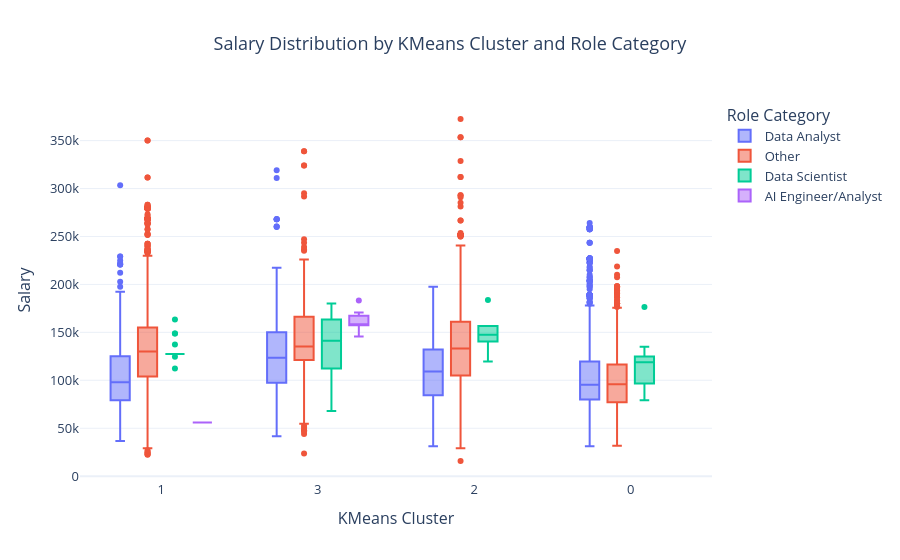

The notebook cell saved with this chart:
### Code cell
import plotly.express as px

plot_df = df_clustered.select(
    "prediction",
    "SALARY",
    "ROLE_CATEGORY"
).toPandas()

plot_df["prediction"] = plot_df["prediction"].astype(str)

fig = px.box(
    plot_df,
    x="prediction",
    y="SALARY",
    color="ROLE_CATEGORY",
    title="Salary Distribution by KMeans Cluster and Role Category",
    labels={
        "prediction": "KMeans Cluster",
        "SALARY": "Salary",
        "ROLE_CATEGORY": "Role Category"
    },
    template="plotly_white"
)

fig.update_layout(
    title_x=0.5,
    font=dict(size=13),
    boxmode="group"
)

fig.show()

### Figure 1 — Plotly figure (JSON) as saved in the notebook; plotly's stock layout.template omitted (floating-point values rounded to 4 significant figures; data arrays with more than 128 entries replaced by an {"elided": "..."} marker saying what was removed)
{"data": [{"alignmentgroup": "True", "hovertemplate": "Role Category=Data Analyst<br>KMeans Cluster=%{x}<br>Salary=%{y}<extra></extra>", "legendgroup": "Data Analyst", "marker": {"color": "#636efa"}, "name": "Data Analyst", "notched": false, "offsetgroup": "Data Analyst", "orientation": "v", "showlegend": true, "type": "box", "x": {"elided": "5683 str values"}, "x0": " ", "xaxis": "x", "y": {"elided": "5683 int values"}, "y0": " ", "yaxis": "y"}, {"alignmentgroup": "True", "hovertemplate": "Role Category=Other<br>KMeans Cluster=%{x}<br>Salary=%{y}<extra></extra>", "legendgroup": "Other", "marker": {"color": "#EF553B"}, "name": "Other", "notched": false, "offsetgroup": "Other", "orientation": "v", "showlegend": true, "type": "box", "x": {"elided": "11062 str values"}, "x0": " ", "xaxis": "x", "y": {"elided": "11062 int values"}, "y0": " ", "yaxis": "y"}, {"alignmentgroup": "True", "hovertemplate": "Role Category=Data Scientist<br>KMeans Cluster=%{x}<br>Salary=%{y}<extra></extra>", "legendgroup": "Data Scientist", "marker": {"color": "#00cc96"}, "name": "Data Scientist", "notched": false, "offsetgroup": "Data Scientist", "orientation": "v", "showlegend": true, "type": "box", "x": ["2", "3", "3", "1", "1", "1", "3", "3", "3", "0", "3", "3", "3", "3", "3", "1", "1", "1", "1", "3", "3", "3", "1", "0", "0", "1", "3", "1", "3", "1", "0", "1", "1", "1", "0", "0", "3", "3", "0", "2", "1", "1", "3", "1", "3", "0", "3", "2", "3", "1", "3", "3", "3", "3", "0", "1", "1", "3", "1", "1", "3", "1", "1", "1", "1", "1", "1", "0", "3", "3", "0", "3", "1", "1", "2", "0", "0", "1", "1", "1", "3", "2", "1", "1", "1", "0", "3"], "x0": " ", "xaxis": "x", "y": [147550, 173929, 114550, 127550, 127550, 127550, 173929, 82000, 153300, 96720, 91750, 173554, 180000, 147550, 173929, 127550, 127550, 127550, 127550, 173929, 79925, 173929, 127550, 118900, 135000, 127550, 135000, 124475, 147550, 127550, 135000, 127550, 127550, 127550, 124800, 120000, 173929, 147550, 87350, 147550, 127550, 127550, 147550, 127550, 110000, 118900, 135000, 183840, 67951, 112404, 92350, 135000, 147550, 100000, 118900, 163350, 137250, 150040, 127550, 127550, 147550, 127550, 127550, 127550, 127550, 148720, 148720, 176500, 121650, 135000, 79163, 72500, 127550, 127550, 147550, 118900, 94250, 127550, 127550, 127550, 114550, 119600, 127550, 127550, 127550, 120000, 121650], "y0": " ", "yaxis": "y"}, {"alignmentgroup": "True", "hovertemplate": "Role Category=AI Engineer/Analyst<br>KMeans Cluster=%{x}<br>Salary=%{y}<extra></extra>", "legendgroup": "AI Engineer/Analyst", "marker": {"color": "#ab63fa"}, "name": "AI Engineer/Analyst", "notched": false, "offsetgroup": "AI Engineer/Analyst", "orientation": "v", "showlegend": true, "type": "box", "x": ["3", "3", "3", "3", "3", "3", "3", "1"], "x0": " ", "xaxis": "x", "y": [183250, 170700, 157400, 157400, 157400, 145600, 157400, 56000], "y0": " ", "yaxis": "y"}], "layout": {"boxmode": "group", "font": {"size": 13}, "legend": {"title": {"text": "Role Category"}, "tracegroupgap": 0}, "title": {"text": "Salary Distribution by KMeans Cluster and Role Category", "x": 0.5}, "xaxis": {"anchor": "y", "domain": [0, 1], "title": {"text": "KMeans Cluster"}}, "yaxis": {"anchor": "x", "domain": [0, 1], "title": {"text": "Salary"}}}}
